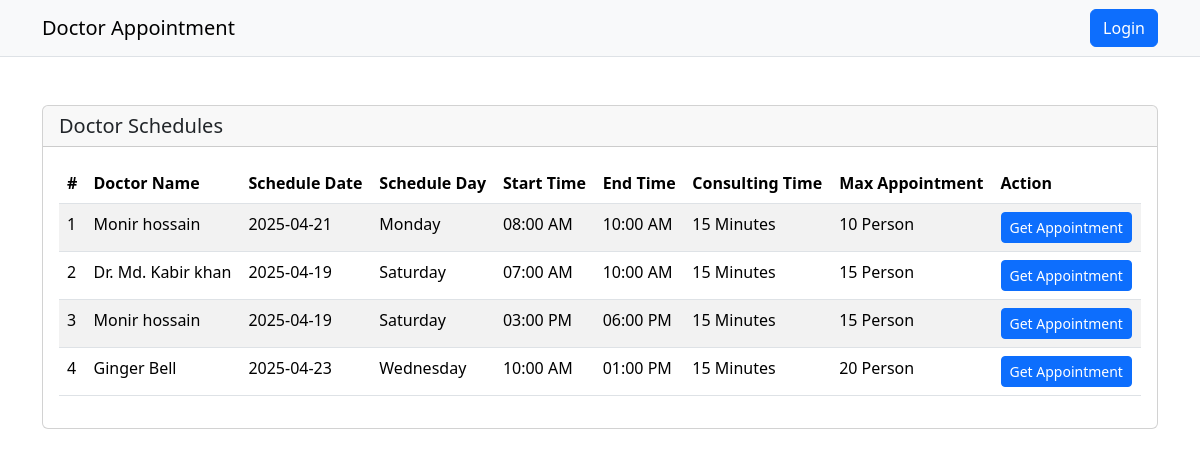
The page / on the database its author committed.
### tables this page shows
CREATE TABLE `schedules` (
  `id` int NOT NULL,
  `doctor_id` int NOT NULL,
  `schedule_date` date NOT NULL,
  `schedule_day` varchar(255) DEFAULT NULL,
  `start_time` varchar(50) NOT NULL,
  `end_time` varchar(50) NOT NULL,
  `consulting_time` int NOT NULL,
  `maximum_appointment` int NOT NULL,
  `status` enum('Available','Booked') NOT NULL DEFAULT 'Available',
  `created_at` timestamp NULL DEFAULT NULL
);

CREATE TABLE `doctors` (
  `id` int NOT NULL,
  `user_id` int NOT NULL,
  `name` varchar(255) NOT NULL,
  `phone` varchar(255) NOT NULL,
  `image` varchar(255) NOT NULL,
  `address` mediumtext,
  `dob` date NOT NULL,
  `expert_in` varchar(255) DEFAULT NULL,
  `degree` varchar(255) DEFAULT NULL,
  `gender` varchar(255) NOT NULL,
  `status` tinyint(1) NOT NULL DEFAULT '1',
  `created_at` timestamp NULL DEFAULT CURRENT_TIMESTAMP
);

### index.php (the view)
<?php
include "layout/head.php";
?>
<?php
include "layout/navbar.php";
?>
<div class="container my-5">
    <div class="row">
        <div class="col-12">
            <div class="card">
                <div class="card-header">
                    <h5 class="card-title mb-0">Doctor Schedules</h5>
                </div>
                <div class="card-body">
                    <table class="table table-striped" id="doctorTable">
                        <thead>
                            <tr>
                                <th>#</th>
                                <th>Doctor Name</th>
                                <th>Schedule Date</th>
                                <th>Schedule Day</th>
                                <th>Start Time</th>
                                <th>End Time</th>
                                <th>Consulting Time</th>
                                <th>Max Appointment</th>
                                <th>Action</th>
                            </tr>
                        </thead>
                        <tbody>
                            <?php
                            $sql = "SELECT schedules.*, doctors.name as doctorName FROM schedules INNER JOIN doctors ON schedules.doctor_id=doctors.id ORDER BY schedules.created_at DESC;";
                            $result = $conn->query($sql);
                            if ($result->rowCount() > 0) {
                                $rows = $result->fetchAll(PDO::FETCH_OBJ);
                                foreach ($rows as $key => $row) { ?>
                                    <tr>
                                        <td><?php echo $key + 1 ?></td>
                                        <td><?php echo $row->doctorName; ?></td>
                                        <td><?php echo $row->schedule_date; ?></td>
                                        <td><?php echo $row->schedule_day; ?></td>
                                        <td><?php echo $row->start_time; ?></td>
                                        <td><?php echo $row->end_time; ?></td>
                                        <td><?php echo $row->consulting_time; ?> Minutes</td>
                                        <td>
                                            <?php echo $row->maximum_appointment;   ?> Person
                                        </td>
                                        <td>
                                            <?php
                                            if (isset($_SESSION['is_login']) != true) { ?>
                                                <a href="login.php" class="btn btn-primary btn-sm">
                                                    Get Appointment
                                                </a>
                                            <?php } else { ?>
                                                <a href="book_appointment.php?schedule_id=<?php echo $row->id; ?>" class="btn btn-primary btn-sm">
                                                    Get Appointment
                                                </a>
                                            <?php   } ?>
                                        </td>
                                    </tr>
                            <?php }
                            }
                            ?>
                        </tbody>
                    </table>
                </div>
            </div>
        </div>
    </div>
</div>
<?php
include "layout/footer.php";
?>

### rows shown on the page
schedules: doctor.name "Monir hossain", schedule_date "2025-04-21", schedule_day "Monday", start_time "08:00 AM", end_time "10:00 AM", consulting_time "15", maximum_appointment "10"
schedules: doctor.name "Dr. Md. Kabir khan", schedule_date "2025-04-19", schedule_day "Saturday", start_time "07:00 AM", end_time "10:00 AM", consulting_time "15", maximum_appointment "15"
schedules: doctor.name "Monir hossain", schedule_date "2025-04-19", schedule_day "Saturday", start_time "03:00 PM", end_time "06:00 PM", consulting_time "15", maximum_appointment "15"
schedules: doctor.name "Ginger Bell", schedule_date "2025-04-23", schedule_day "Wednesday", start_time "10:00 AM", end_time "01:00 PM", consulting_time "15", maximum_appointment "20"
